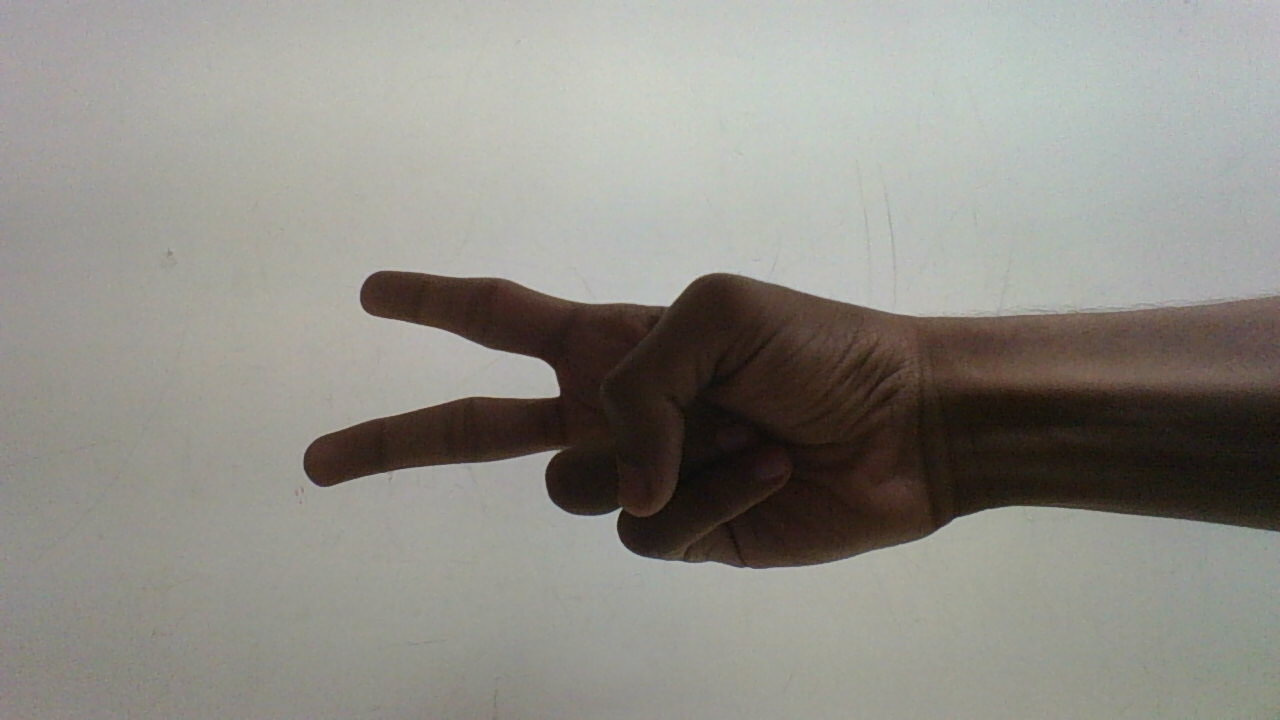
#> input picture 2 F.jpg, 1280 x 720 px, given in place of the camera
$ python Input_From_Video.py   (older library calls are emulated)
#> lines starting #> are read from the running program, lines starting #| are printed output that depends on the picture; after the words box and inside, x2 and y2 are one past the last pixel; in counts of white or black regions, pixels touching at a corner belong together
#> further down, img is the input picture: shape (720, 1280, 3); mean B, G, R 135.5, 142.2, 144.2
### Recognise.py
import numpy as np
import cv2
f=open("onoff.txt","w")

def recognise(img):
    img_hsv = cv2.cvtColor(img, cv2.COLOR_BGR2HSV)
#> img_hsv: shape (720, 1280, 3); mean H, S, V 36.2, 31.7, 145.9
    img_gray = img_hsv[:,:,1]
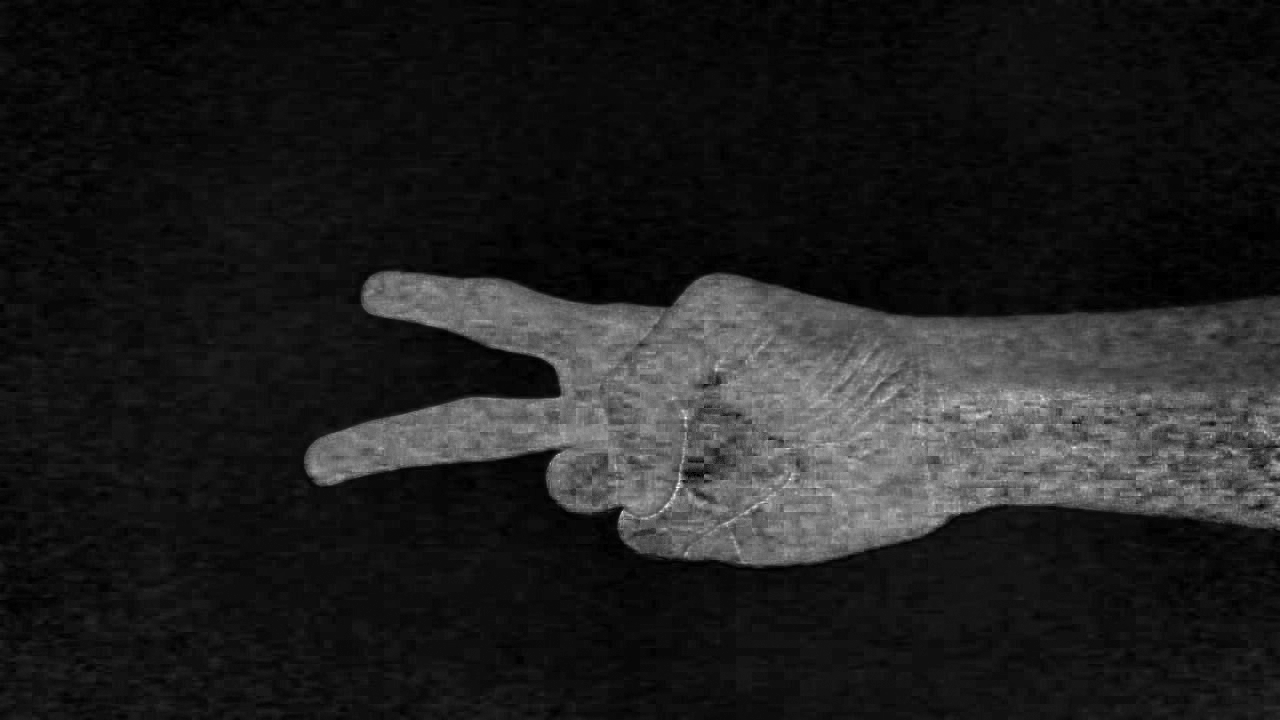
#> img_gray: shape (720, 1280); min 0, max 255, mean 31.7
    img_filtered = cv2.GaussianBlur(img_gray, (25, 25), 5)
    _, img_thresh = cv2.threshold(img_filtered, 0, 255, cv2.THRESH_BINARY + cv2.THRESH_OTSU)
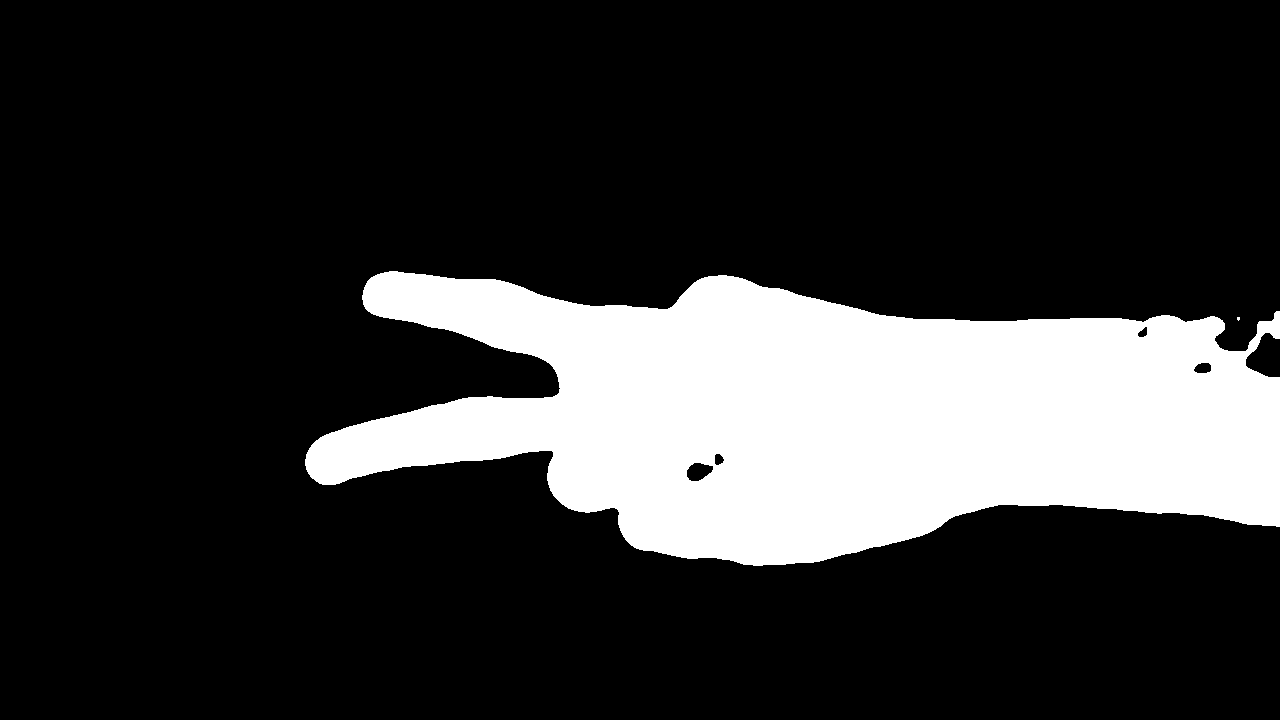
#> img_thresh: shape (720, 1280); 19.8% white; 2 white regions (1 under 20 px), largest, box (x1, y1, x2, y2) and area: (305, 271, 1280, 566) 182734
    img_thresh = cv2.copyMakeBorder(img_thresh, 0, 0, 0, 50, cv2.BORDER_CONSTANT, value=255)
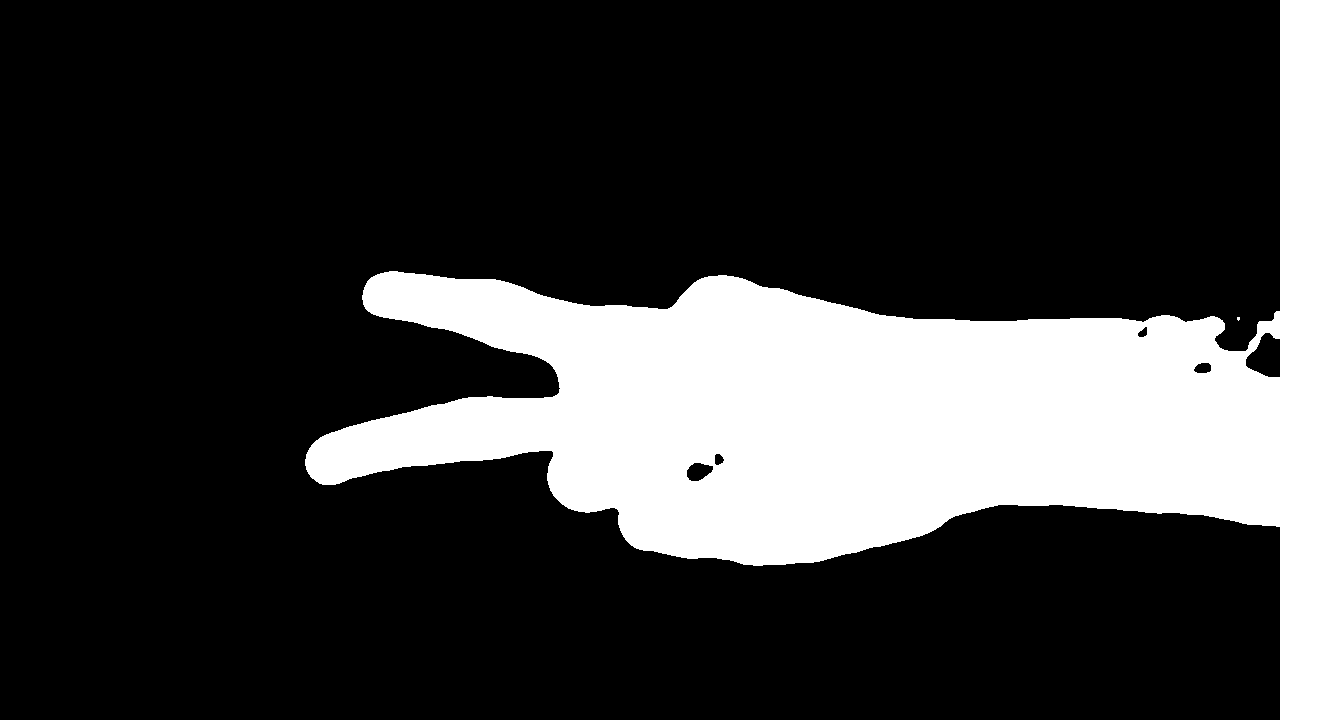
#> img_thresh: shape (720, 1330); 22.8% white; 2 white regions (1 under 20 px), largest, box (x1, y1, x2, y2) and area: (305, 0, 1330, 720) 218734
    kernel = np.ones((8, 8), np.uint8)
    img_thresh = cv2.dilate(img_thresh,kernel,iterations = 1)#cv2.GaussianBlur(img_thresh, (25, 25), 5)
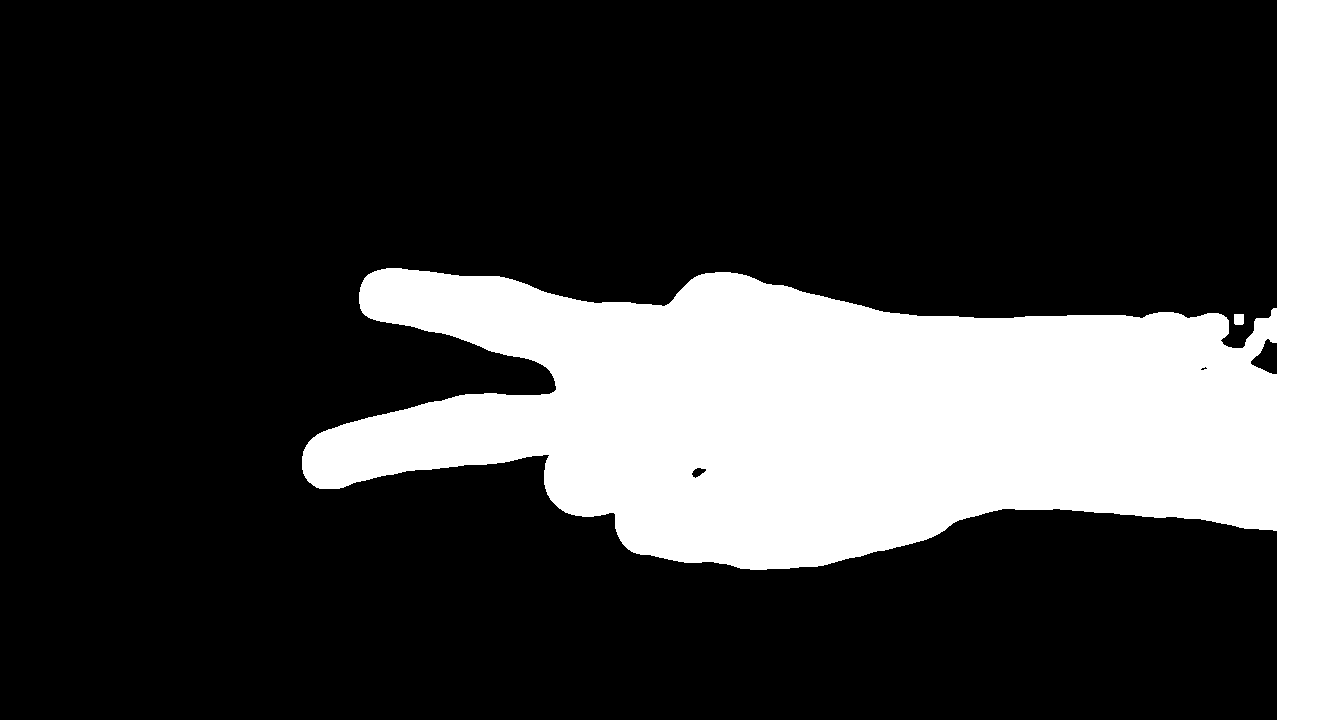
#> img_thresh: shape (720, 1330); 24.2% white; 2 white regions
    img = cv2.copyMakeBorder(img, 0, 0, 50, 50, cv2.BORDER_REPLICATE)
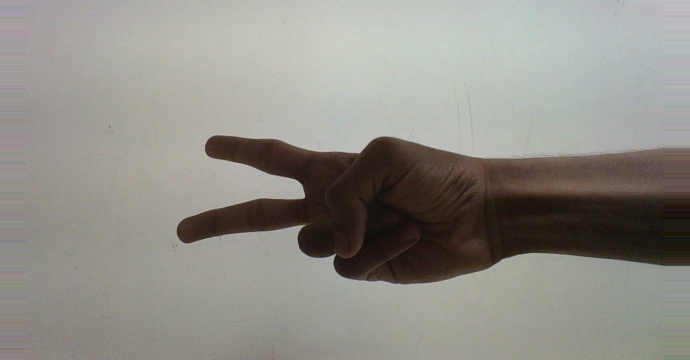
#> img: shape (720, 1380, 3) (shown at 1/2 size); mean B, G, R 135.4, 141.7, 143.9
    _, contours, _ = cv2.findContours(img_thresh, cv2.RETR_TREE, cv2.CHAIN_APPROX_SIMPLE)
#> contours = 5 contours, 1 with area under 20; largest, box (x1, y1, x2, y2) and area: (302, 0, 1330, 720) 230590, (1250, 338, 1278, 375) 605, (691, 467, 707, 479) 98, (1234, 314, 1244, 325) 89
    cnt = contours[0]
#> cnt = [[1234, 314], [1234, 323], [1235, 324], [1242, 324], [1243, 323], [1243, 314]]
    hull = cv2.convexHull(cnt, returnPoints=True)
#> hull = [[1243, 314], [1243, 323], [1242, 324], [1235, 324], [1234, 323], [1234, 314]]
    #hull_inv = cv2.convexHull(cnt, returnPoints=False)
    epsilon = 0.02*cv2.arcLength(cnt,True)
#> epsilon = 0.737
    poly = cv2.approxPolyDP(cnt,epsilon,True)
#> poly has the same summary as cnt
    flag = len(poly)
#> flag = 6
    print(flag)
#| 6
    if(flag<=8):
        f.write("0")
        #insert logic for off
    else:
        f.write("1")
        #insert logic for on


    cv2.drawContours(img, [poly], 0, (0, 255, 0), 3)
#> img: shape (720, 1380, 3); 0.02% of pixels changed, all inside (x1, y1, x2, y2) = (1232, 312, 1246, 327)
    # [7 lines of commented-out code are left out]


# [9 lines left out: function explore, not called in this run]

### Input_From_Video.py
import cv2
from Recognise import recognise

cap = cv2.VideoCapture(0)

while(True):
    ret, img = cap.read()
    recognise(img)


cap.release()
cv2.destroyAllWindows()

$ run again, on 4 F.jpg
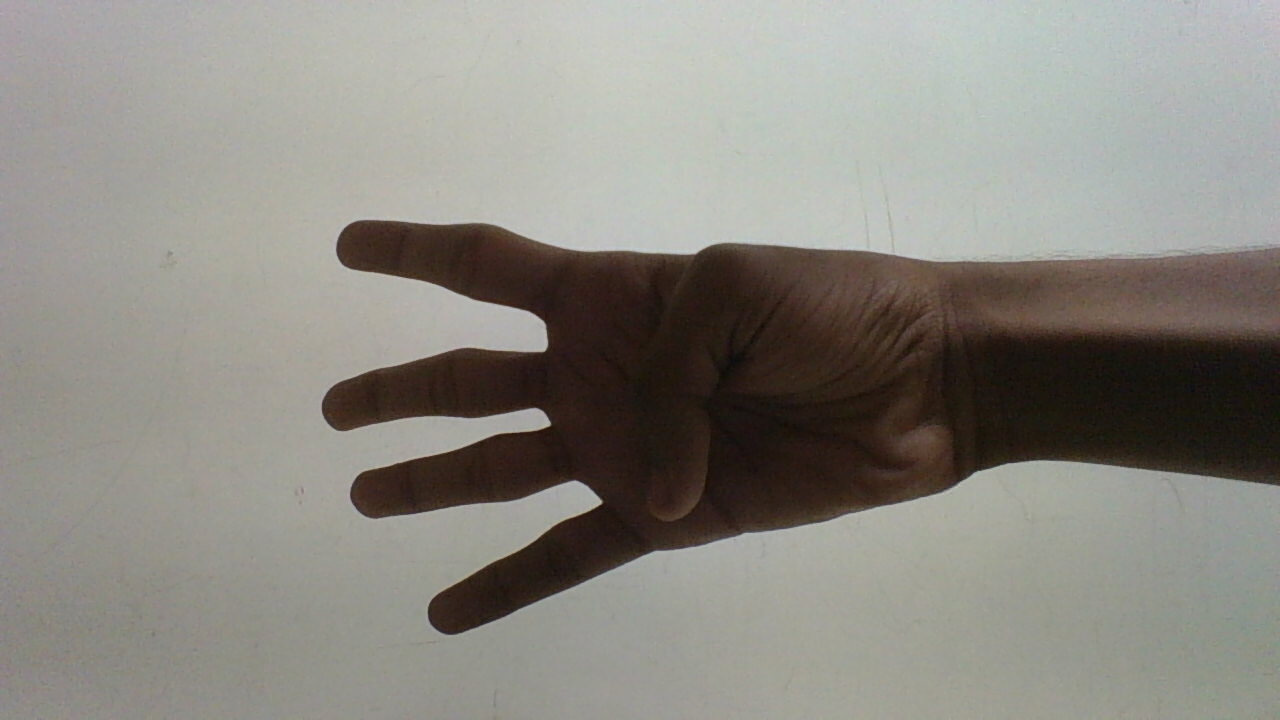
#> input picture 4 F.jpg, 1280 x 720 px, given in place of the camera
#> img is the input picture: shape (720, 1280, 3); mean B, G, R 129.8, 136.9, 139.6
#> img_hsv: shape (720, 1280, 3); mean H, S, V 34.3, 37, 141.2
#> in recognise, `_, img_thresh = cv2.threshold(img_filtered, 0, 255, cv2.THRESH_BINARY ..`:
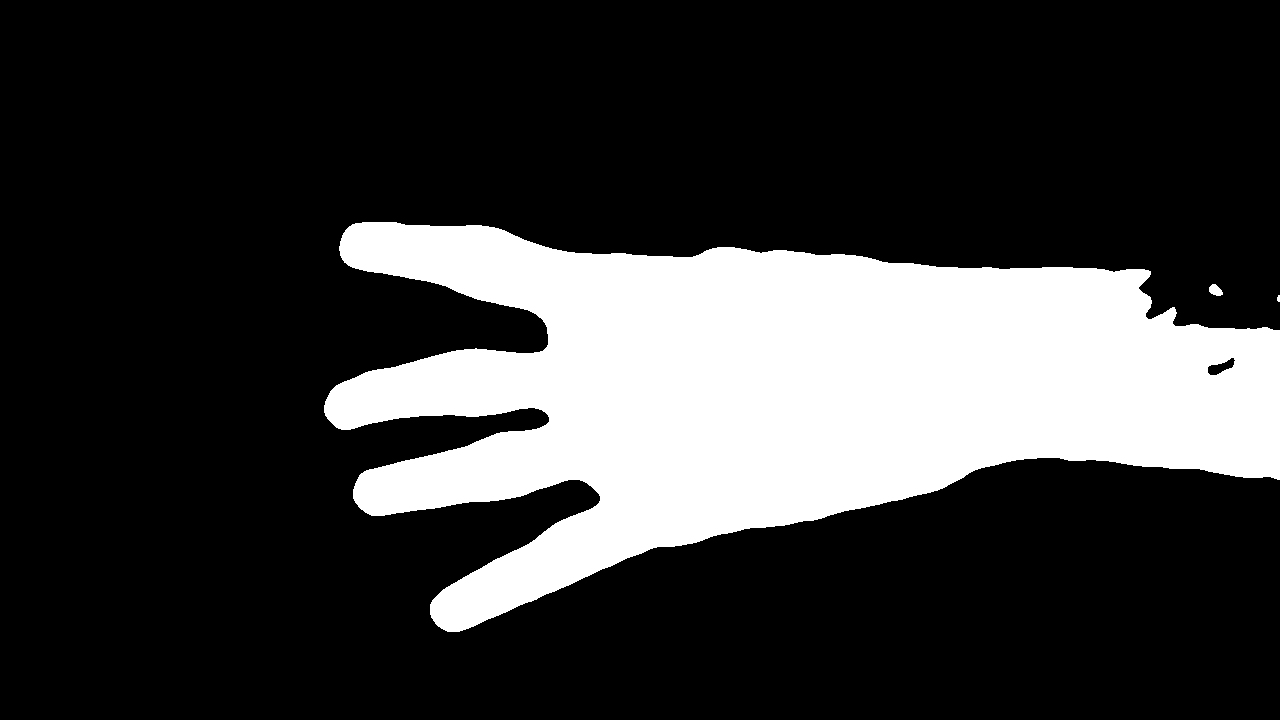
#> img_thresh: shape (720, 1280); 22.9% white; 3 white regions (1 under 20 px), largest, box (x1, y1, x2, y2) and area: (324, 222, 1280, 632) 210782, (1209, 284, 1223, 296) 117
#> in recognise, `img = cv2.copyMakeBorder(img, 0, 0, 50, 50, cv2.BORDER_REPLICATE)`:
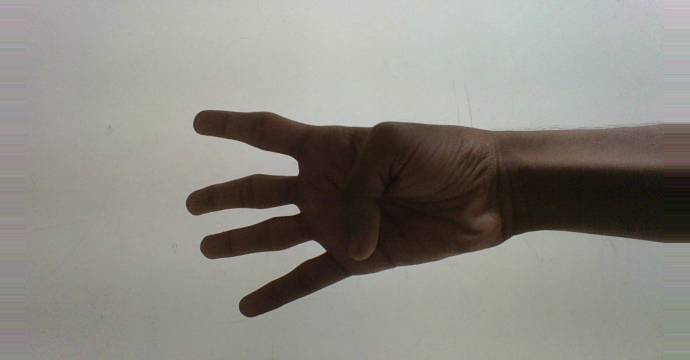
#> img: shape (720, 1380, 3) (shown at 1/2 size); mean B, G, R 130, 136.8, 139.5
#> contours = 4 contours, 2 with area under 20; largest, box (x1, y1, x2, y2) and area: (321, 0, 1330, 720) 260447, (1206, 281, 1227, 300) 316
#> cnt = contour of 15 points, box (x1, y1, x2, y2) (1206, 281, 1227, 300), area 316
#> hull = contour of 11 points, box (x1, y1, x2, y2) (1206, 281, 1227, 300), area 319
#> epsilon = 1.34
#> poly = [[1206, 284], [1206, 295], [1213, 299], [1226, 298], [1226, 289], [1219, 281], [1209, 281]]
#> flag = 7
#| 7

$ run again, on Open 1.jpg
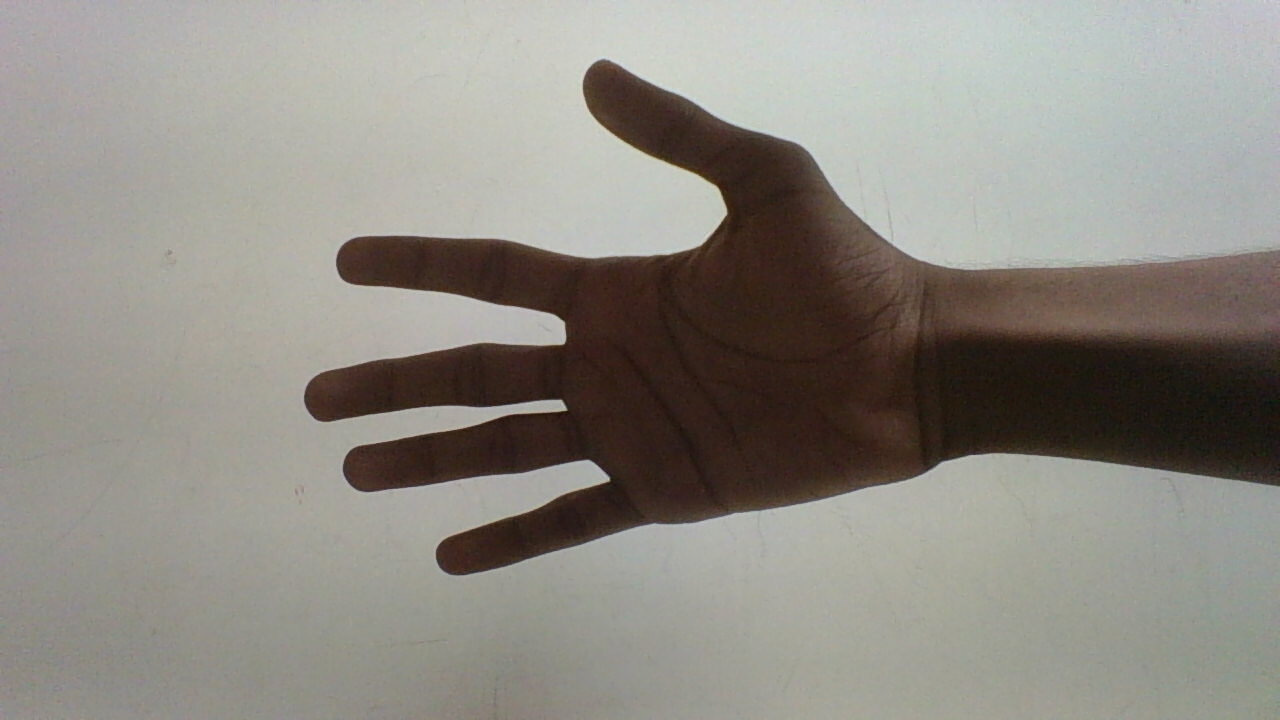
#> input picture Open 1.jpg, 1280 x 720 px, given in place of the camera
#> img is the input picture: shape (720, 1280, 3); mean B, G, R 131.9, 139.2, 142.9
#> img_hsv: shape (720, 1280, 3); mean H, S, V 33.4, 37.9, 144.3
#> in recognise, `_, img_thresh = cv2.threshold(img_filtered, 0, 255, cv2.THRESH_BINARY ..`:
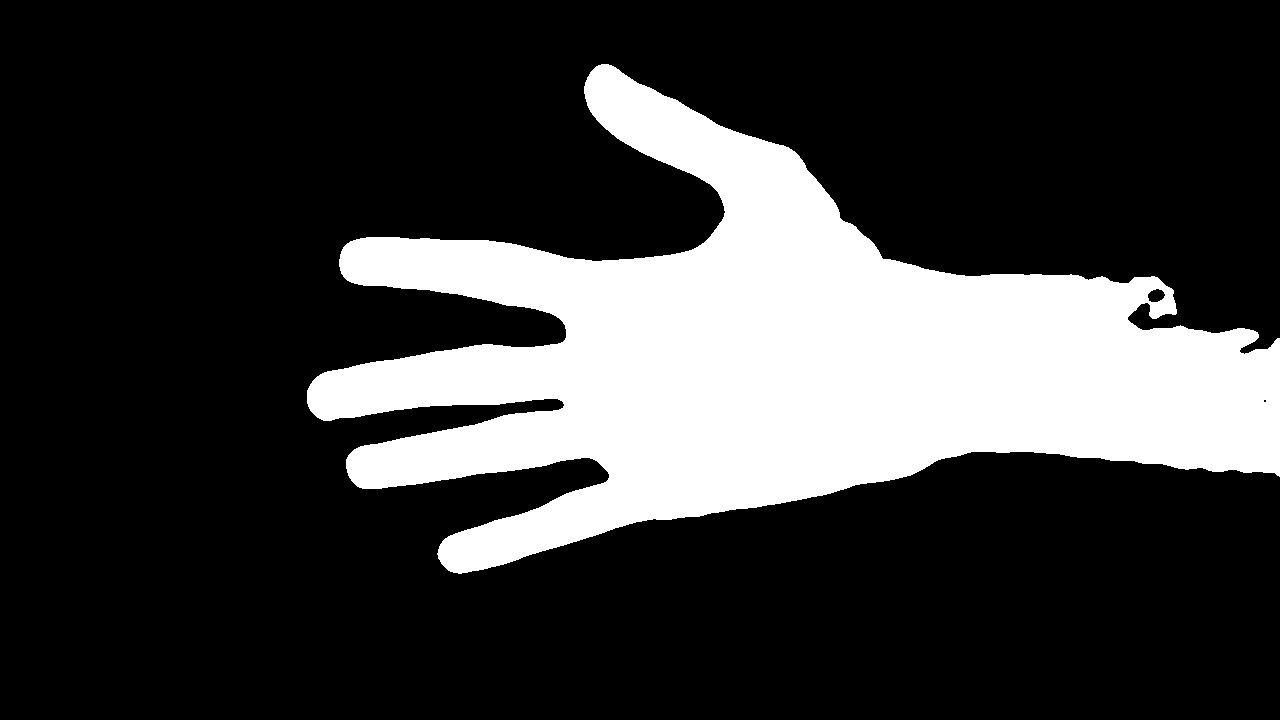
#> img_thresh: shape (720, 1280); 23% white; 1 white region, box (x1, y1, x2, y2) and area: (307, 64, 1280, 574) 212296
#> contours = 2 contours; box (x1, y1, x2, y2) and area: (304, 0, 1330, 720) 264353, (1152, 293, 1161, 299) 23
#> cnt = contour of 1463 points, box (x1, y1, x2, y2) (304, 0, 1330, 720), area 264353
#> hull = contour of 22 points, box (x1, y1, x2, y2) (304, 0, 1330, 720), area 575807
#> epsilon = 111.8
#> poly = contour of 13 points, box (x1, y1, x2, y2) (305, 0, 1330, 720), area 268075
#> flag = 13
#| 13
#> in recognise, `cv2.drawContours(img, [poly], 0, (0, 255, 0), 3)`:
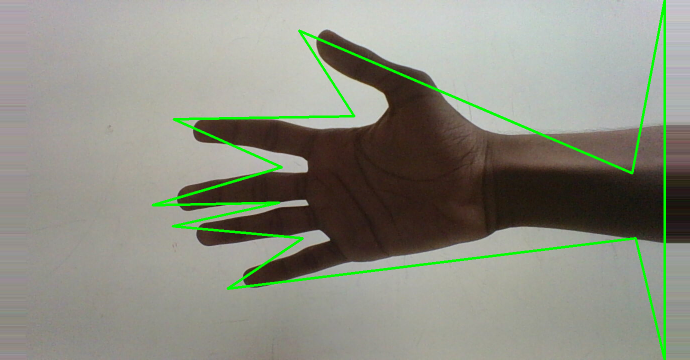
#> img: shape (720, 1380, 3) (shown at 1/2 size); mean B, G, R 129.2, 142.1, 139.6
